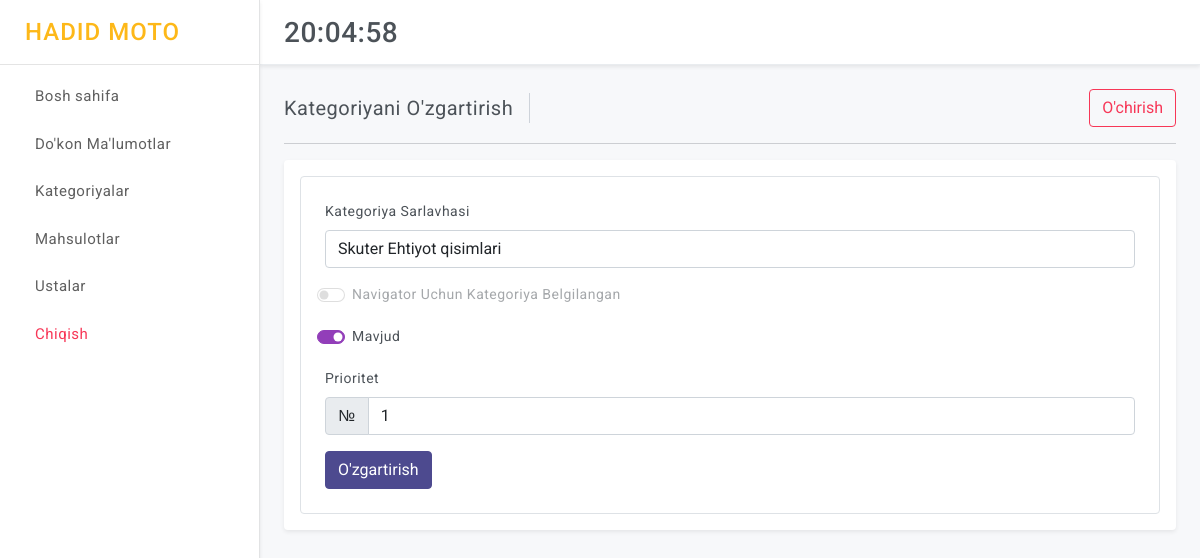
/sklad/category/1/ (signed in), run on the app's committed database.
### control/models.py (models this page shows, shortened)
class Category(models.Model):
    title = models.CharField(max_length=250)
    priority = models.IntegerField(default=0)
    slug = models.CharField(max_length=250, default="")
    nav = models.BooleanField(default=False) # False bosa popular emas True bo'lsa popular
    available = models.BooleanField(default=True) # False bosa o'chgan
    is_active = models.BooleanField(default=True) # False bosa bloklangan
    class Meta:
        ordering = ('-priority',)

### control/views.py (the view)
# urls.py: path("category/<int:id>/", views.control_category_detail, name="control_category_detail"),
@login_required(login_url='login')
def control_category_detail(request, id):
    category= get_object_or_404(Category, id=id)
    categories = Category.objects.filter(available=True, is_active=True)
    navactive = 0
    for i in categories:
        if i.nav == True:
            navactive += 1
    context = {
        "base": base_context(request=request),
        "category": category,
        "navactive": navactive
    }
    return render(request, "control/categories/detail.html", context)

### control/views.py (called while the page is built)
def base_context(request):
    try:
        code = request.build_absolute_uri().split('?')[1]
    except:
        code = None
    context = {
        "code": code
    }
    return context

### templates/control/categories/detail.html (shortened to what this page needs)
{% extends 'control/base.html' %}
{% load static %}
    {% block page_title %}Kategoriyani O'zgartirish{% endblock page_title %}
    {% block add %}
    <div class="ms-auto d-block">
      <div class="btn-group">
        <button type="button" class="btn btn-outline-danger" data-bs-toggle="modal" data-bs-target="#exampleDangerModal">O'chirish</button>
      </div>
    </div>
    {% endblock add %}
    {% block content %}
    <div class="card">
        <div class="card-body">
          <div class="p-4 border rounded">
            <form class="row g-3 needs-validation" action="{% url 'control_category_edit' %}" enctype="multipart/form-data" method="POST" novalidate>
              <div class="col-md-12">
                <label for="validationCustom01" class="form-label">Kategoriya Sarlavhasi</label>
                <input type="text" name="title" class="form-control" id="validationCustom01" value="{{ category.title }}" required>
              </div>
              {% if navactive >= 2 and category.nav == False %}
              <div class="form-check-danger form-check form-switch">
                <input class="form-check-input" type="checkbox" disabled id="flexSwitchCheckCheckedDangerss">
                <label class="form-check-label" for="flexSwitchCheckCheckedDangerss">Navigator Uchun Kategoriya Belgilangan</label>
              </div>
              {% elif category.nav == True and navactive <= 2 %}
              <div class="form-check-danger form-check form-switch">
                <input class="form-check-input" name="nav" type="checkbox" id="flexSwitchCheckCheckedDangerdd" {% if category.nav %} checked="" {% endif %}>
                <label class="form-check-label" for="flexSwitchCheckCheckedDangerdd">Navigator Uchun</label>
              </div>
              {% elif navactive <= 2 and category.nav == False %}
              <div class="form-check-danger form-check form-switch">
                <input class="form-check-input" name="nav" type="checkbox" id="flexSwitchCheckCheckedDangerbb">
                <label class="form-check-label" for="flexSwitchCheckCheckedDangerbb">Navigator Uchun</label>
              </div>
              {% endif %}
              <div class="form-check-danger form-check form-switch">
                <input class="form-check-input" name="is_active" type="checkbox" id="flexSwitchCheckCheckedDanger" {% if category.is_active %} checked="" {% endif %}>
                <label class="form-check-label" for="flexSwitchCheckCheckedDanger">Mavjud</label>
              </div>
              <div class="col-md-12">
                <label for="validationCustomUsername" class="form-label">Prioritet</label>
                <div class="input-group has-validation"> <span class="input-group-text" id="inputGroupPrepend">№</span>
                  <input type="number" name="priority" value="{{ category.priority }}" oninput="this.value = this.value.replace(/[^0-9.]/g, '').replace(/(\..*)\./g, '$1'); if (this.value.length > 12) {this.value = 0}" class="form-control priority" id="validationCustomUsername" aria-describedby="inputGroupPrepend" required>
                </div>
              </div>
              <div class="col-12">
                <button class="btn btn-primary" type="submit">O'zgartirish</button>
              </div>
            </form>
          </div>
        </div>
      </div>
    {% endblock content %}

### core/static/control/assets/css/style.css (style rules this page uses)
body { color: #4c5258; font-size: 14px; letter-spacing: .5px; background-color: #f7f8fa; overflow-x: hidden; font-family: Roboto, sans-serif; }
::placeholder { opacity: 0.5 !important; }

### data on the page
Category: title "Skuter Ehtiyot qisimlari", is_active "☑", priority "1"
